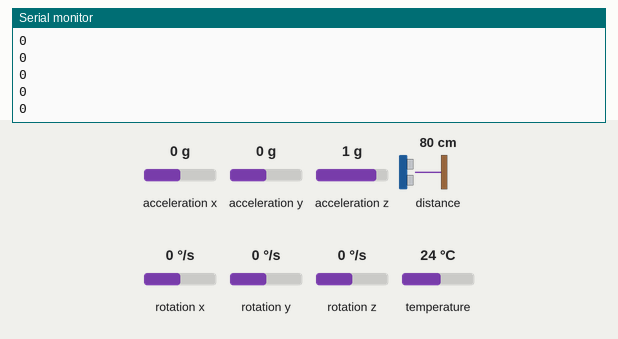
A sketch run on a simulated ESP32. Shown: the last lines printed to the serial monitor. Inputs (shaded band) come from the test bench; at power-on: rotation z 0 °/s, distance to the obstacle 80 cm, acceleration x 0 g, acceleration y 0 g, acceleration z 1 g, rotation x 0 °/s, rotation y 0 °/s, temperature 24 °C.

Above: at 1.3 s.
1.4 s: rotation z set to -192 °/s
At 1.61 s:
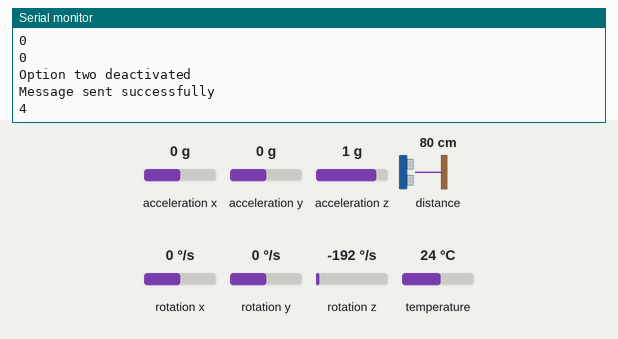
2.9 s: distance to the obstacle set to 2 cm
At 2.97 s:
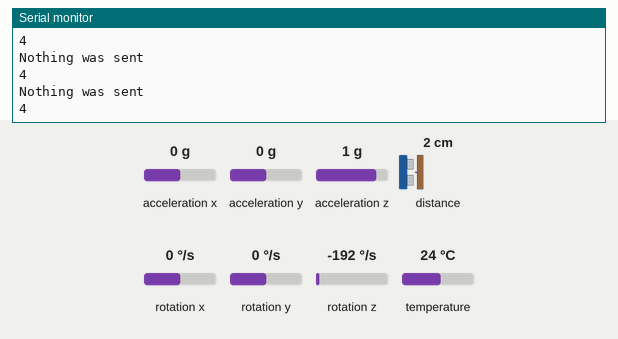
Timing chart, 0 to 5.9 s (numbered marks = the images above; inputs shaded):
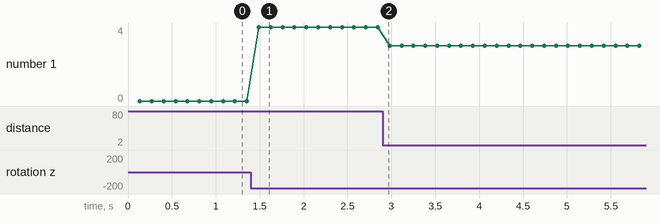

Measured:
- after the input at 1.4 s, the serial monitor: prints a new line after 0.09 s (image 1)
- plotted number 1: 0 → 4 after the input at 1.4 s, 4 → 3 after the input at 2.9 s

The sketch:

notredame.ino
```cpp
#include <Adafruit_MPU6050.h>
#include <Adafruit_Sensor.h>
#include <Wire.h>
#include "Adafruit_VL53L0X.h"
#include <esp_now.h>
#include <WiFi.h>

Adafruit_MPU6050 mpu;
Adafruit_VL53L0X lox = Adafruit_VL53L0X();

// Define addresses
#define MPU6050_ADDRESS 0x68  // or 0x69
#define VL53L0X_ADDRESS 0x29   // or another address if necessary

float totalRotationZ = 0;

const float deadzone = 0.3;
const float deadzoneSelect = 10.0;
const float deadzoneOption = 50.0;

int lastMessage;

// Structure for data to be sent via ESP-NOW
typedef struct struct_message {
    char message[32]; // Use char array instead of String for compatibility
} struct_message;

struct_message data;

// MAC address of the receiver
uint8_t receiverAddress[] = {0xD0, 0xEF, 0x76, 0x33, 0x6E, 0x40}; // Use the specific MAC address

void setup(void) {
    Serial.begin(115200);

    // Initialize ESP-NOW
    WiFi.mode(WIFI_STA);
    if (esp_now_init() != ESP_OK) {
        Serial.println("Error initializing ESP-NOW");
        return;
    }

    // Add peer
    esp_now_peer_info_t peerInfo;
    memcpy(peerInfo.peer_addr, receiverAddress, 6);
    peerInfo.channel = 0;  // Use default channel
    peerInfo.encrypt = false; // No encryption

    if (esp_now_add_peer(&peerInfo) != ESP_OK) {
        Serial.println("Failed to add peer");
        return;
    }

    if (!lox.begin(VL53L0X_ADDRESS)) {
        Serial.println("Failed to find VL53L0X chip");
        while (1);
    }

    if (!mpu.begin(MPU6050_ADDRESS)) {
        Serial.println("Failed to find MPU6050 chip");
        while (1);
    }

    mpu.setAccelerometerRange(MPU6050_RANGE_8_G);
    mpu.setGyroRange(MPU6050_RANGE_500_DEG);
    mpu.setFilterBandwidth(MPU6050_BAND_5_HZ);

    delay(100);
}

float measureDistance() {
    VL53L0X_RangingMeasurementData_t measure;
    lox.rangingTest(&measure, false); // Execute measurement

    if (measure.RangeStatus != 4) {  // Check for phase failures
        return measure.RangeMilliMeter; // Return distance
    }
    return -1; // Return a default value in case of error
}

float getRotationZ() {
    sensors_event_t a, g, temp;
    mpu.getEvent(&a, &g, &temp);

    float gyroZ = g.gyro.z * (180.0 / PI) * 0.1; // Convert to degrees

    // Accumulate rotation if outside deadzone
    if (fabs(gyroZ) > deadzone) {
        totalRotationZ += gyroZ;
    }

    return totalRotationZ; // Return total accumulated rotation
}

void sendMessage(const char* message) {
    strcpy(data.message, message);
    esp_err_t result = esp_now_send(receiverAddress, (uint8_t *) &data, sizeof(data));
    if (result == ESP_OK) {
        Serial.println("Message sent successfully");
    } else {
        Serial.print("Error sending message: ");
        Serial.println(result);
    }
}

void loop() {

    float eixoZ = getRotationZ(); // Get accumulated rotation
    float distance = measureDistance(); // Get distance

    if (eixoZ > deadzoneSelect) {
        if (distance <= deadzoneOption && lastMessage != 1) { // Validate distance
            Serial.println("Option one activated");
            lastMessage = 1;
            sendMessage("OP1-ON");
        } else if (lastMessage != 2 && distance >= deadzoneOption){
            Serial.println("Option one deactivated");
            lastMessage = 2;
            sendMessage("OP1-OFF");
        } else {
            Serial.println("Nothing was sent");
        }
    } else if (eixoZ < -deadzoneSelect) {
        if (distance <= deadzoneOption && lastMessage != 3) { // Validate distance
            Serial.println("Option two activated");
            lastMessage = 3;
            sendMessage("OP2-ON");
        } else if (lastMessage != 4 && distance > deadzoneOption){
            Serial.println("Option two deactivated");
            lastMessage = 4;
            sendMessage("OP2-OFF");
        } else {
            Serial.println("Nothing was sent");
        }
    }

    Serial.println(lastMessage);

    delay(100);
}
```
